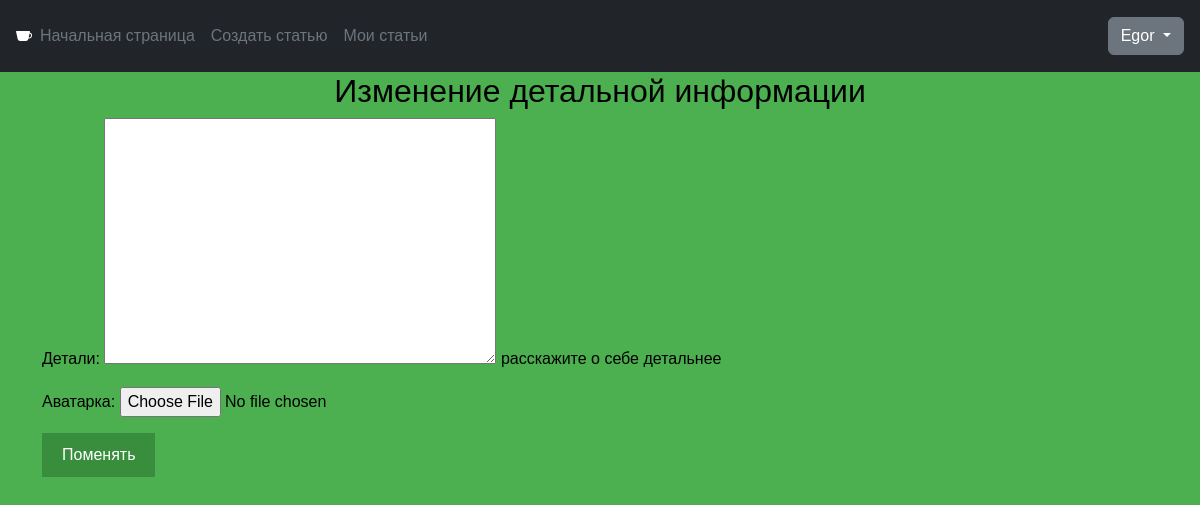
Page /user/change/1 (signed in) on the earlier database version.
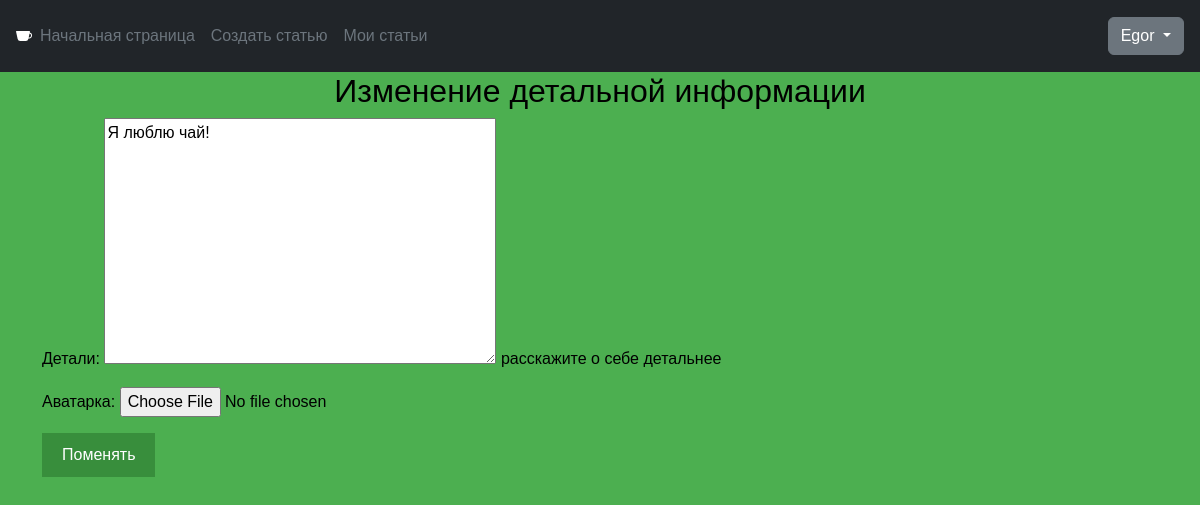
Same page on the later database version.
### user/models.py (models this page shows, shortened)
class MyUser(AbstractUser):
    avatar = models.ImageField(
        upload_to=avatar_image_path,
        null=True,
        blank=True,
        verbose_name="Аватарка",
    )
    detail = models.TextField(
        null=True,
        max_length=550,
        verbose_name='детали',
        help_text='расскажите о себе детальнее',
    )
    class Meta:
        verbose_name = 'пользователь'
        verbose_name_plural = 'пользователи'
        default_related_name = 'user'
    '''def get_avatar_300x300(self):
        if self.avatar:
            return get_thumbnail(
                self.avatar, '300x300', crop='center', quality=65
            )
        return {'url': static('img/avatar_default.jpg')}'''

### user/views.py (the view)
# urls.py: path("change/<int:pk>", ChangeView.as_view(), name="change"),
class ChangeView(LoginRequiredMixin, UpdateView):
    template_name = "user/change.html"
    fields = ["detail", "avatar"]
    model = MyUser
    success_url = '/user/profile'
    def get(self, request, *args, **kwargs):
        if int(self.request.get_full_path().split('/')[-1]) == request.user.pk:
            self.object = request.user
            return super().get(request, *args, **kwargs)
        raise PermissionDenied

### templates/user/change.html (shortened to what this page needs)
{% extends 'base.html' %}
{% block content %}
{% if request.user.is_authenticated %}
    <h2 align="center">Изменение детальной информации</h2>
    <div class="container d-flex align-items-center justify-content-centerr">
        <form method="post" enctype="multipart/form-data">
            {{ form.as_p }}
            <button type="submit">Поменять</button>
        </form>
    </div>
{% else %}
    <h2 align="center">Менять нечего - мы даже не знаем, кто вы</h2>
    <div class="d-flex align-items-center justify-content-center">
        <a href="{% url 'user:login' %}" class="btn btn-outline-light me-2">Войти</a>
        <a href="{% url 'user:signup' %}" class="btn btn-success">Зарегистрироваться</a>
    </div>
{% endif %}
{% endblock %}

### templates/base.html (shortened to what this page needs)
{% load static %}
<!DOCTYPE html>
<html lang="ru-RU">
<head>
    <link href="https://cdn.jsdelivr.net/npm/bootstrap@5.3.3/dist/css/bootstrap.min.css" rel="stylesheet">
    <link rel="stylesheet" type="text/css" href="{% static "css/styles.css" %}">
</head>
<body>
    <header class="p-3 bg-dark text-white">
        <div class="d-flex flex-wrap align-items-center justify-content-center justify-content-lg-start">
            <a href="/" class="d-flex align-items-center mb-2 mb-lg-0 text-white text-decoration-none">
            </a>
              <ul class="nav col-10 col-lg-auto me-lg-auto mb-2 justify-content-center mb-md-0">
                <li><a href="/" class="nav-link px-2 text-secondary">Начальная страница</a></li>
                {% if request.user.is_authenticated %}
                  <li><a href="{% url 'mem:create' %}" class="nav-link px-2 text-secondary">Создать статью</a></li>
                  <li><a href="{% url 'mem:my' %}" class="nav-link px-2 text-secondary">Мои статьи</a></li>
                {% endif %}
              </ul>
              {% if not request.user.is_authenticated %}
                <div class="text-end">
                  <a href="{% url 'user:login' %}" class="btn btn-outline-light me-2">Вход</a>
                  <a href="{% url 'user:signup' %}" class="btn btn-success">Регистрация</a>
                </div>
              {% else %}
                 <div class="text-end dropdown">
                    <button class="btn btn-secondary dropdown-toggle" type="button" id="dropdownMenuButton" data-bs-toggle="dropdown" aria-haspopup="true" aria-expanded="false">
                      {{ user.username }}
                    </button>
                 </div>
              {% endif %}
        </div>
    </header>
    {% block content %}{% endblock %}
</body>
</html>

Differences in the rows shown:
changed MyUser "Egor": detail (not shown) → "Я люблю чай!"
